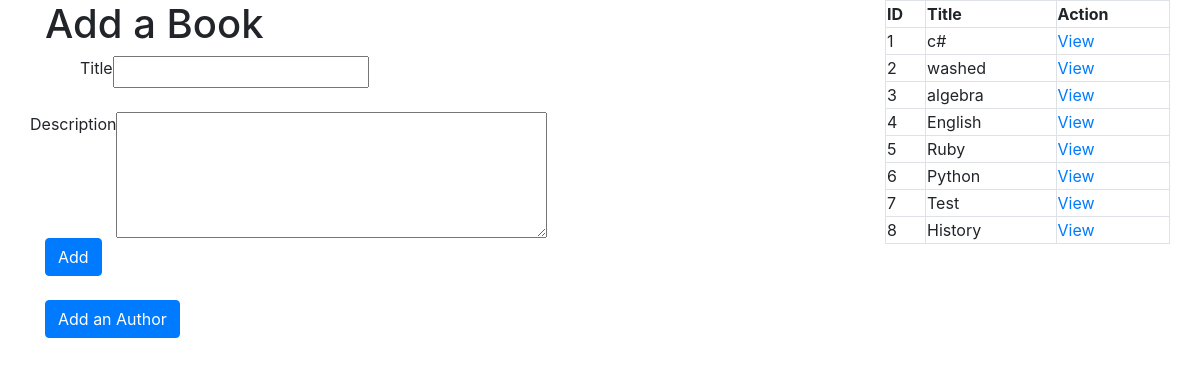
The page / on the database its author committed.
### books_authors_app/models.py (models this page shows)
class book(models.Model):
    title = models.CharField(max_length=255)
    description = models.TextField()
    created_at = models.DateTimeField(auto_now_add=True)
    updated_at = models.DateTimeField(auto_now=True)

### books_authors_app/views.py (the view)
# urls.py: path('', views.books),
def books(request):
    all_books = book.objects.all()
    context = {
        "all_books" : all_books,
    }
    return render(request, "books.html", context)

### books_authors_app/templates/books.html (shortened to what this page needs)
<!DOCTYPE html>
<html lang="en">
<head>
    <link rel="stylesheet" href="https://stackpath.bootstrapcdn.com/bootstrap/4.5.2/css/bootstrap.min.css">
</head>
<body>
    <div class="container">
        <div class="row">
            <div class="col">
                <h1>Add a Book</h1>
                <form action="/books_create" method="POST">
                <div class="row">
                    <label for="input" class="my-title">Title</label>
                    <input type="text" name="form_title">
                </div>
                <br>
                <div class="row">
                    <label for="input">Description</label>
                    <textarea name="form_description" cols="40" rows="5"></textarea>
                </div>
                    <button type="submit" class="btn btn-primary" >Add</button>
                </form>
                <br>
                <a class="btn btn-primary" href="/authors">Add an Author</a>
            </div>
            <div class="col">
                <div class="row my-row justify-content-end">
                    <table class="table-bordered w-50 h-50">
                        <tr>
                            <th>ID</th>
                            <th>Title</th>
                            <th>Action</th>
                        </tr>
                        {% for b in all_books %}
                        <tr>
                            <td>{{b.id}}</td>
                            <td>{{b.title}}</td>
                            <td><a href="/books/{{b.id}}">View</a></td>
                        </tr>
                        {% endfor %}
                    </table>
                </div>
            </div>
        </div>
    </div>
</body>
</html>

### books_authors_app/templates/books.html (style rules this page uses)
.my-title { margin-left: 50px; }

### rows shown on the page
book: id "1", title "c#"
book: id "2", title "washed"
book: id "3", title "algebra"
book: id "4", title "English"
book: id "5", title "Ruby"
book: id "6", title "Python"
book: id "7", title "Test"
book: id "8", title "History"
